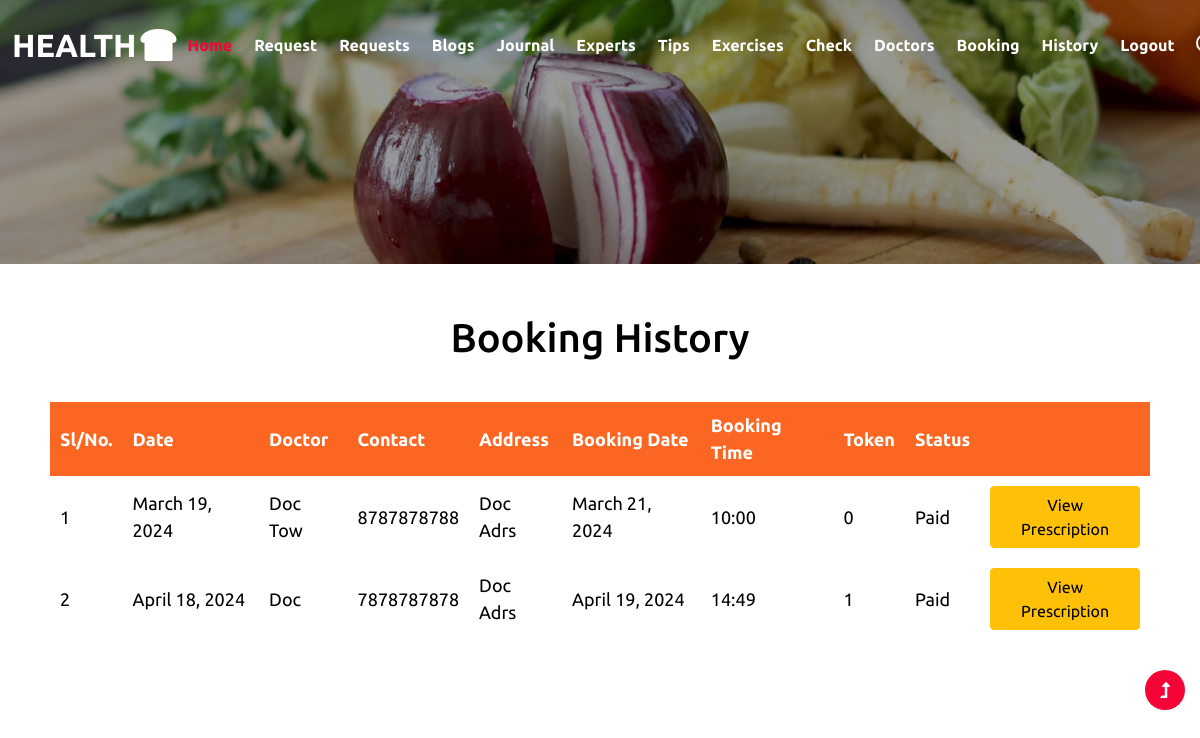
The page /userhistory (signed in) on the database its author committed.
### phwApp/models.py (models this page shows)
class Booking(models.Model):
    bookeddate=models.DateField(auto_now_add=True,null=True)
    regid=models.ForeignKey(Registration,on_delete=models.CASCADE)
    docid=models.ForeignKey(Doctor,on_delete=models.CASCADE)
    bookingdate=models.DateField()
    time=models.CharField(null=True, blank=True,max_length=20)
    token=models.IntegerField(null=True, default=0)
    status=models.CharField(max_length=100, default='Booked')

class Doctor(models.Model):
    name=models.CharField(max_length=100)
    address=models.CharField(max_length=100)
    phone=models.BigIntegerField()
    email=models.EmailField()
    qualification=models.FileField(null=True)
    experience=models.CharField(max_length=100)
    specialization=models.CharField(max_length=100, null=True)
    user = models.ForeignKey(User, on_delete=models.CASCADE, null=True)

### phwApp/views.py (the view)
# urls.py: path('userhistory', views.userhistory),
def userhistory(request):
    uid = request.session['id']
    data = Booking.objects.filter(regid=uid,status="Paid")
    return render(request, "userhistory.html", {"data":data})

### template/userhistory.html (shortened to what this page needs)
{% extends "commonbaseuser.html" %}
{% block content3 %}
<div style="margin: 50px;">
    <center>
        <h1 style="margin: 10px;color:rgb(0, 0, 0)">Booking History</h1>
        <table style="margin-top: 40px;" class="w-100">
            <tr>
                <th>Sl/No.</th>
                <th>Date</th>
                <th>Doctor</th>
                <th>Contact</th>
                <th>Address</th>
                <th>Booking Date</th>
                <th>Booking Time</th>
                <th>Token</th>
                <th>Status</th>
                <th></th>
            </tr>
            {% for d in data %}
            <tr>
                <td>{{forloop.counter}}</td>
                <td>{{d.bookeddate}}</td>
                <td>{{d.docid.name}}</td>
                <td>{{d.docid.phone}}</td>
                <td>{{d.docid.address}}</td>
                <td>{{d.bookingdate}}</td>
                <td>{{d.time}}</td>
                <td>{{d.token}}</td>
                <td>{{d.status}}</td>
                <td><a href="/userviewpres?id={{d.id}}" class="btn btn-warning">View Prescription</a></td>
            </tr>
            {% endfor %}
        </table>
    </center>
</div>
{% endblock %}

### template/userhistory.html (style rules this page uses)
th, td { padding: 10px; font-size: large; color: rgb(0, 0, 0); }
th { background-color: rgb(251, 103, 35); color: white; }

### rows shown on the page
Booking: bookeddate "March 19, 2024", docid.name "Doc Tow", docid.phone "8787878788", docid.address "Doc Adrs", bookingdate "March 21, 2024", time "10:00", token "0", status "Paid"
Booking: bookeddate "April 18, 2024", docid.name "Doc", docid.phone "7878787878", docid.address "Doc Adrs", bookingdate "April 19, 2024", time "14:49", token "1", status "Paid"
